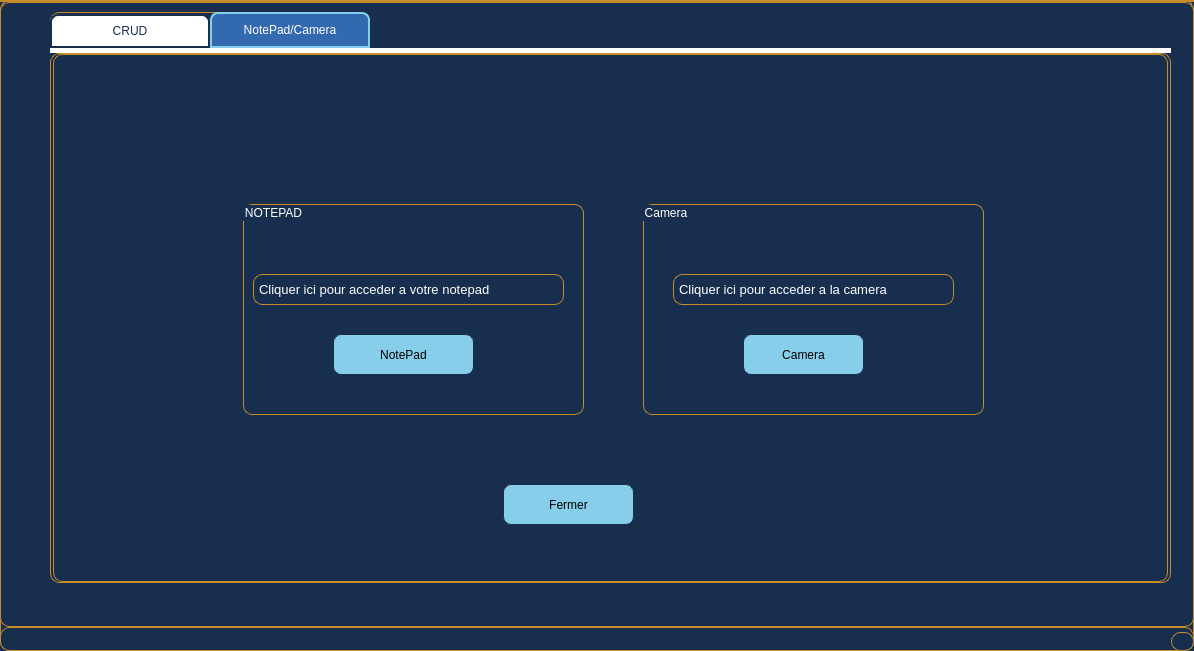
<?xml version="1.0" encoding="UTF-8"?>
<ui version="4.0">
 <class>avoc</class>
 <widget class="QMainWindow" name="avoc">
  <property name="geometry">
   <rect>
    <x>0</x>
    <y>0</y>
    <width>1194</width>
    <height>651</height>
   </rect>
  </property>
  <property name="windowTitle">
   <string>MainWindow</string>
  </property>
  <property name="styleSheet">
   <string notr="true">border: 1.3px solid rgb(200, 141, 40);
border-radius: 40px;
background-color: rgb(23, 46, 78);
border-radius: 9px;
padding: 0 2px;</string>
  </property>
  <widget class="QWidget" name="centralwidget">
   <widget class="QTabWidget" name="tabWidget">
    <property name="geometry">
     <rect>
      <x>50</x>
      <y>10</y>
      <width>1121</width>
      <height>571</height>
     </rect>
    </property>
    <property name="styleSheet">
     <string notr="true">QTabWidget::pane { /* The tab widget frame */
border-top: 5px solid white ;
}
/* Style the tab using the tab sub-control. Note that it reads QTabBar not QTabWidget */
QTabBar::tab {
background: #FFFFFF;
border: 2px solid #172e4e;
border-bottom-color: #172e4e; /* same as the pane color */
border-top-left-radius:8px;
border-top-right-radius: 8px;
min-width: 140px;
padding: 8px;
color: 
#172e4e;


}
QTabBar::tab:selected, QTabBar::tab:hover {
background:
rgb(51, 105, 175)}
QTabBar::tab:selected {
border-color: #87CEEB;
border-bottom-color: #87CEEB; /* same as pane color */
color: white;
;

}
QTabBar::tab:!selected {
margin-top: 2px; /* make non-selected tabs look smaller */
}
QLineEdit {
  width: 100%;
  padding: 12px 20px;
  margin: 8px 0;
  display: inline-block;
  border: 1px solid #ccc;
  border-radius: 4px;
  box-sizing: border-box;
}</string>
    </property>
    <property name="currentIndex">
     <number>1</number>
    </property>
    <widget class="QWidget" name="tab">
     <attribute name="title">
      <string>CRUD</string>
     </attribute>
     <widget class="QGroupBox" name="groupBox">
      <property name="geometry">
       <rect>
        <x>10</x>
        <y>70</y>
        <width>591</width>
        <height>271</height>
       </rect>
      </property>
      <property name="styleSheet">
       <string notr="true">color: rgb(255, 255, 255);
font: 75 10pt &quot;MS Shell Dlg 2&quot;;</string>
      </property>
      <property name="title">
       <string>Ajout</string>
      </property>
      <widget class="QLineEdit" name="le_cin">
       <property name="geometry">
        <rect>
         <x>100</x>
         <y>31</y>
         <width>151</width>
         <height>41</height>
        </rect>
       </property>
       <property name="styleSheet">
        <string notr="true">color: rgb(255, 255, 255);</string>
       </property>
      </widget>
      <widget class="QLineEdit" name="le_nom">
       <property name="geometry">
        <rect>
         <x>100</x>
         <y>80</y>
         <width>151</width>
         <height>41</height>
        </rect>
       </property>
       <property name="styleSheet">
        <string notr="true">color: rgb(255, 255, 255);</string>
       </property>
      </widget>
      <widget class="QLineEdit" name="le_prenom">
       <property name="geometry">
        <rect>
         <x>100</x>
         <y>130</y>
         <width>141</width>
         <height>41</height>
        </rect>
       </property>
       <property name="styleSheet">
        <string notr="true">color: rgb(255, 255, 255);</string>
       </property>
      </widget>
      <widget class="QLineEdit" name="le_num">
       <property name="geometry">
        <rect>
         <x>440</x>
         <y>120</y>
         <width>151</width>
         <height>41</height>
        </rect>
       </property>
       <property name="styleSheet">
        <string notr="true">color: rgb(255, 255, 255);</string>
       </property>
      </widget>
      <widget class="QLineEdit" name="l_adresse">
       <property name="geometry">
        <rect>
         <x>440</x>
         <y>180</y>
         <width>141</width>
         <height>41</height>
        </rect>
       </property>
      </widget>
      <widget class="QLabel" name="label">
       <property name="geometry">
        <rect>
         <x>10</x>
         <y>40</y>
         <width>81</width>
         <height>31</height>
        </rect>
       </property>
       <property name="styleSheet">
        <string notr="true">background: rgb(250, 235, 215);
color: rgb(0, 0, 0);</string>
       </property>
       <property name="text">
        <string>CIN</string>
       </property>
      </widget>
      <widget class="QLabel" name="label_2">
       <property name="geometry">
        <rect>
         <x>10</x>
         <y>90</y>
         <width>81</width>
         <height>31</height>
        </rect>
       </property>
       <property name="styleSheet">
        <string notr="true">background: rgb(250, 235, 215);
color: rgb(0, 0, 0);</string>
       </property>
       <property name="text">
        <string>Nom</string>
       </property>
      </widget>
      <widget class="QLabel" name="label_3">
       <property name="geometry">
        <rect>
         <x>10</x>
         <y>140</y>
         <width>81</width>
         <height>31</height>
        </rect>
       </property>
       <property name="styleSheet">
        <string notr="true">background: rgb(250, 235, 215);
color: rgb(0, 0, 0);</string>
       </property>
       <property name="text">
        <string>Prenom</string>
       </property>
      </widget>
      <widget class="QLabel" name="label_4">
       <property name="geometry">
        <rect>
         <x>260</x>
         <y>19</y>
         <width>121</width>
         <height>31</height>
        </rect>
       </property>
       <property name="styleSheet">
        <string notr="true">background: rgb(250, 235, 215);
color: rgb(0, 0, 0);</string>
       </property>
       <property name="text">
        <string>Date de naissance</string>
       </property>
      </widget>
      <widget class="QLabel" name="label_5">
       <property name="geometry">
        <rect>
         <x>260</x>
         <y>70</y>
         <width>81</width>
         <height>31</height>
        </rect>
       </property>
       <property name="styleSheet">
        <string notr="true">background: rgb(250, 235, 215);
color: rgb(0, 0, 0);</string>
       </property>
       <property name="text">
        <string>Grade</string>
       </property>
      </widget>
      <widget class="QLabel" name="label_6">
       <property name="geometry">
        <rect>
         <x>260</x>
         <y>119</y>
         <width>181</width>
         <height>31</height>
        </rect>
       </property>
       <property name="styleSheet">
        <string notr="true">background: rgb(250, 235, 215);
color: rgb(0, 0, 0);</string>
       </property>
       <property name="text">
        <string>Numéro de téléphone</string>
       </property>
      </widget>
      <widget class="QLabel" name="label_7">
       <property name="geometry">
        <rect>
         <x>260</x>
         <y>170</y>
         <width>81</width>
         <height>31</height>
        </rect>
       </property>
       <property name="styleSheet">
        <string notr="true">background: rgb(250, 235, 215);
color: rgb(0, 0, 0);</string>
       </property>
       <property name="text">
        <string>Adresse</string>
       </property>
      </widget>
      <widget class="QComboBox" name="le_grade">
       <property name="geometry">
        <rect>
         <x>440</x>
         <y>71</y>
         <width>151</width>
         <height>31</height>
        </rect>
       </property>
       <property name="styleSheet">
        <string notr="true">color: rgb(255, 255, 255);</string>
       </property>
       <item>
        <property name="text">
         <string>Penaliste</string>
        </property>
       </item>
       <item>
        <property name="text">
         <string>Avocat d'affaires</string>
        </property>
       </item>
       <item>
        <property name="text">
         <string>Avocat d'affaires civiles</string>
        </property>
       </item>
      </widget>
      <widget class="QDateEdit" name="la_date">
       <property name="geometry">
        <rect>
         <x>440</x>
         <y>21</y>
         <width>151</width>
         <height>31</height>
        </rect>
       </property>
       <property name="styleSheet">
        <string notr="true">color: rgb(255, 255, 255);</string>
       </property>
      </widget>
      <widget class="QPushButton" name="pb_ajouter">
       <property name="geometry">
        <rect>
         <x>290</x>
         <y>227</y>
         <width>101</width>
         <height>31</height>
        </rect>
       </property>
       <property name="styleSheet">
        <string notr="true">QPushButton {

color: #000000;
background: #87CEEB;
border: none;
border: 1px solid  #172e4e;
border-radius: 8px;

}
QPushButton:hover {
color:#ffffff;

background:#778899;
border: none;
}</string>
       </property>
       <property name="text">
        <string>Ajouter</string>
       </property>
      </widget>
      <widget class="QPushButton" name="pb_modifier">
       <property name="geometry">
        <rect>
         <x>170</x>
         <y>227</y>
         <width>101</width>
         <height>31</height>
        </rect>
       </property>
       <property name="styleSheet">
        <string notr="true">QPushButton {

color: #000000;
background: #87CEEB;
border: none;
border: 1px solid  #172e4e;
border-radius: 8px;

}
QPushButton:hover {
color:#ffffff;

background:#778899;
border: none;
}</string>
       </property>
       <property name="text">
        <string>Modifier</string>
       </property>
      </widget>
     </widget>
     <widget class="QTableView" name="tab_avocat">
      <property name="geometry">
       <rect>
        <x>630</x>
        <y>110</y>
        <width>461</width>
        <height>411</height>
       </rect>
      </property>
     </widget>
     <widget class="QLabel" name="label_20">
      <property name="geometry">
       <rect>
        <x>10</x>
        <y>20</y>
        <width>591</width>
        <height>31</height>
       </rect>
      </property>
      <property name="font">
       <font>
        <weight>75</weight>
        <bold>true</bold>
       </font>
      </property>
      <property name="styleSheet">
       <string notr="true">background: rgb(250, 235, 215);
color: rgb(0, 0, 0);</string>
      </property>
      <property name="text">
       <string>Saisir les données de l'avocat à ajouter/Saisir les modifications en conservant le CIN</string>
      </property>
     </widget>
     <widget class="QLabel" name="label_19">
      <property name="geometry">
       <rect>
        <x>170</x>
        <y>350</y>
        <width>301</width>
        <height>31</height>
       </rect>
      </property>
      <property name="font">
       <font>
        <weight>75</weight>
        <bold>true</bold>
       </font>
      </property>
      <property name="styleSheet">
       <string notr="true">background: rgb(250, 235, 215);
color: rgb(0, 0, 0);</string>
      </property>
      <property name="text">
       <string>Saisir le CIN de l'avocat à supprimer</string>
      </property>
     </widget>
     <widget class="QGroupBox" name="groupBox_3">
      <property name="geometry">
       <rect>
        <x>140</x>
        <y>400</y>
        <width>311</width>
        <height>121</height>
       </rect>
      </property>
      <property name="styleSheet">
       <string notr="true">color: rgb(255, 255, 255);
font: 75 10pt &quot;MS Shell Dlg 2&quot;;</string>
      </property>
      <property name="title">
       <string>Suppression</string>
      </property>
      <widget class="QPushButton" name="pb_supprimer">
       <property name="geometry">
        <rect>
         <x>110</x>
         <y>77</y>
         <width>101</width>
         <height>31</height>
        </rect>
       </property>
       <property name="styleSheet">
        <string notr="true">QPushButton {

color: #000000;
background: #87CEEB;
border: none;
border: 1px solid  #172e4e;
border-radius: 8px;

}
QPushButton:hover {
color:#ffffff;

background:#778899;
border: none;
}</string>
       </property>
       <property name="text">
        <string>Supprimer</string>
       </property>
      </widget>
      <widget class="QLineEdit" name="le_cin_supp">
       <property name="geometry">
        <rect>
         <x>90</x>
         <y>20</y>
         <width>211</width>
         <height>51</height>
        </rect>
       </property>
       <property name="styleSheet">
        <string notr="true">color: rgb(255, 255, 255);</string>
       </property>
      </widget>
      <widget class="QLabel" name="label_9">
       <property name="geometry">
        <rect>
         <x>10</x>
         <y>30</y>
         <width>71</width>
         <height>31</height>
        </rect>
       </property>
       <property name="styleSheet">
        <string notr="true">background: rgb(250, 235, 215);
color: rgb(0, 0, 0);</string>
       </property>
       <property name="text">
        <string>le CIN</string>
       </property>
      </widget>
     </widget>
     <widget class="QPushButton" name="pb_PDF">
      <property name="geometry">
       <rect>
        <x>630</x>
        <y>70</y>
        <width>81</width>
        <height>28</height>
       </rect>
      </property>
      <property name="styleSheet">
       <string notr="true">QPushButton {

color: #000000;
background: #87CEEB;
border: none;
border: 1px solid  #172e4e;
border-radius: 8px;

}
QPushButton:hover {
color:#ffffff;

background:#778899;
border: none;
}</string>
      </property>
      <property name="text">
       <string>PDF</string>
      </property>
     </widget>
     <widget class="QRadioButton" name="rb_tri1">
      <property name="geometry">
       <rect>
        <x>720</x>
        <y>10</y>
        <width>121</width>
        <height>31</height>
       </rect>
      </property>
      <property name="styleSheet">
       <string notr="true">color: rgb(255, 255, 255);</string>
      </property>
      <property name="text">
       <string>Tri par nom</string>
      </property>
     </widget>
     <widget class="QRadioButton" name="rb_tri2">
      <property name="geometry">
       <rect>
        <x>720</x>
        <y>69</y>
        <width>121</width>
        <height>31</height>
       </rect>
      </property>
      <property name="styleSheet">
       <string notr="true">color: rgb(255, 255, 255);</string>
      </property>
      <property name="text">
       <string>Tri par prenom</string>
      </property>
     </widget>
     <widget class="QPushButton" name="la_recherche">
      <property name="geometry">
       <rect>
        <x>1000</x>
        <y>20</y>
        <width>101</width>
        <height>41</height>
       </rect>
      </property>
      <property name="styleSheet">
       <string notr="true">QPushButton {

color: #000000;
background: #87CEEB;
border: none;
border: 1px solid  #172e4e;
border-radius: 8px;

}
QPushButton:hover {
color:#ffffff;

background:#778899;
border: none;
}
</string>
      </property>
      <property name="text">
       <string>Rechercher</string>
      </property>
     </widget>
     <widget class="QLineEdit" name="le_rech">
      <property name="geometry">
       <rect>
        <x>852</x>
        <y>10</y>
        <width>141</width>
        <height>51</height>
       </rect>
      </property>
      <property name="styleSheet">
       <string notr="true">color: rgb(255, 255, 255);</string>
      </property>
     </widget>
     <widget class="QPushButton" name="pb_stat">
      <property name="geometry">
       <rect>
        <x>630</x>
        <y>10</y>
        <width>81</width>
        <height>31</height>
       </rect>
      </property>
      <property name="styleSheet">
       <string notr="true">QPushButton {

color: #000000;
background: #87CEEB;
border: none;
border: 1px solid  #172e4e;
border-radius: 8px;

}
QPushButton:hover {
color:#ffffff;

background:#778899;
border: none;
}</string>
      </property>
      <property name="text">
       <string>Stats</string>
      </property>
     </widget>
     <widget class="QPushButton" name="pushButton_7">
      <property name="geometry">
       <rect>
        <x>460</x>
        <y>430</y>
        <width>131</width>
        <height>41</height>
       </rect>
      </property>
      <property name="styleSheet">
       <string notr="true">QPushButton {
	font: 75 10pt &quot;MS Shell Dlg 2&quot;;

color: #778899c;
background: #87CEEB;
border: none;
border: 1px solid  #172e4e;
border-radius: 8px;

}
QPushButton:hover {
color:#ffffff;

background:#778899;
border: none;
}</string>
      </property>
      <property name="text">
       <string>Fermer</string>
      </property>
     </widget>
    </widget>
    <widget class="QWidget" name="tab_2">
     <attribute name="title">
      <string>NotePad/Camera</string>
     </attribute>
     <widget class="QGroupBox" name="groupBox_2">
      <property name="geometry">
       <rect>
        <x>190</x>
        <y>150</y>
        <width>341</width>
        <height>211</height>
       </rect>
      </property>
      <property name="styleSheet">
       <string notr="true">color: rgb(255, 255, 255);
font: 75 10pt &quot;MS Shell Dlg 2&quot;;</string>
      </property>
      <property name="title">
       <string>NOTEPAD</string>
      </property>
      <widget class="QPushButton" name="note">
       <property name="geometry">
        <rect>
         <x>90</x>
         <y>130</y>
         <width>141</width>
         <height>41</height>
        </rect>
       </property>
       <property name="styleSheet">
        <string notr="true">QPushButton {

color: #000000;
background: #87CEEB;
border: none;
border: 1px solid  #172e4e;
border-radius: 8px;

}
QPushButton:hover {
color:#ffffff;

background:#778899;
border: none;
}</string>
       </property>
       <property name="text">
        <string>NotePad</string>
       </property>
      </widget>
      <widget class="QLabel" name="label_8">
       <property name="geometry">
        <rect>
         <x>10</x>
         <y>70</y>
         <width>311</width>
         <height>31</height>
        </rect>
       </property>
       <property name="font">
        <font>
         <family>MS Shell Dlg 2</family>
         <pointsize>10</pointsize>
         <weight>9</weight>
         <italic>false</italic>
         <bold>false</bold>
        </font>
       </property>
       <property name="text">
        <string>Cliquer ici pour acceder a votre notepad</string>
       </property>
      </widget>
     </widget>
     <widget class="QGroupBox" name="groupBox_4">
      <property name="geometry">
       <rect>
        <x>590</x>
        <y>150</y>
        <width>341</width>
        <height>211</height>
       </rect>
      </property>
      <property name="styleSheet">
       <string notr="true">color: rgb(255, 255, 255);
font: 75 10pt &quot;MS Shell Dlg 2&quot;;</string>
      </property>
      <property name="title">
       <string>Camera</string>
      </property>
      <widget class="QPushButton" name="cam">
       <property name="geometry">
        <rect>
         <x>100</x>
         <y>130</y>
         <width>121</width>
         <height>41</height>
        </rect>
       </property>
       <property name="styleSheet">
        <string notr="true">QPushButton {

color: #000000;
background: #87CEEB;
border: none;
border: 1px solid  #172e4e;
border-radius: 8px;

}
QPushButton:hover {
color:#ffffff;

background:#778899;
border: none;
}</string>
       </property>
       <property name="text">
        <string>Camera</string>
       </property>
      </widget>
      <widget class="QLabel" name="label_10">
       <property name="geometry">
        <rect>
         <x>30</x>
         <y>70</y>
         <width>281</width>
         <height>31</height>
        </rect>
       </property>
       <property name="font">
        <font>
         <family>MS Shell Dlg 2</family>
         <pointsize>10</pointsize>
         <weight>9</weight>
         <italic>false</italic>
         <bold>false</bold>
        </font>
       </property>
       <property name="text">
        <string>Cliquer ici pour acceder a la camera</string>
       </property>
      </widget>
     </widget>
     <widget class="QPushButton" name="pushButton_8">
      <property name="geometry">
       <rect>
        <x>450</x>
        <y>430</y>
        <width>131</width>
        <height>41</height>
       </rect>
      </property>
      <property name="styleSheet">
       <string notr="true">QPushButton {
	font: 75 10pt &quot;MS Shell Dlg 2&quot;;

color: #778899c;
background: #87CEEB;
border: none;
border: 1px solid  #172e4e;
border-radius: 8px;

}
QPushButton:hover {
color:#ffffff;

background:#778899;
border: none;
}</string>
      </property>
      <property name="text">
       <string>Fermer</string>
      </property>
     </widget>
    </widget>
   </widget>
  </widget>
  <widget class="QMenuBar" name="menubar">
   <property name="geometry">
    <rect>
     <x>0</x>
     <y>0</y>
     <width>1194</width>
     <height>28</height>
    </rect>
   </property>
  </widget>
  <widget class="QStatusBar" name="statusbar"/>
 </widget>
 <resources/>
 <connections/>
</ui>
